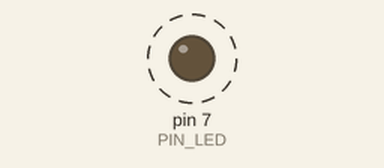
This sketch was run on a simulated Arduino Uno, built with avr-gcc and run on an emulated ATmega328P. Parts: output pins drawn as LEDs (lit = HIGH). Dashed ring = blinking. What the sketch prints to the serial monitor is not drawn.

Above: at 1.05 s.
Timing chart, 0 to 4.0 s (numbered marks = the images above):
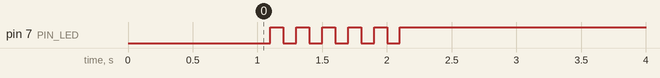

Measured:
- by itself, pin 7 (PIN_LED): alternates HIGH for 0.10 s and LOW for 0.10 s, 11 changes in all, then stays HIGH

The sketch:

05_practice_2.ino
```cpp
#define PIN_LED 7
int toggle = 0;
int count = 0;
void setup(){
  pinMode(PIN_LED, OUTPUT);
  Serial.begin(115200);
  while(!Serial){
    ;
  }
  Serial.println("Hello World");
  digitalWrite(PIN_LED, 0);
  delay(1000);
}


void loop(){
  while(1){
    if(count == 11){
      digitalWrite(PIN_LED, 1);
      break;
    }
    if(toggle == 0){
    digitalWrite(PIN_LED, 0);
    toggle = 1;
    count += 1;
    }else{
    digitalWrite(PIN_LED, 1);
    toggle = 0;
    count += 1;
    }
    delay(100);
  }
}
```
